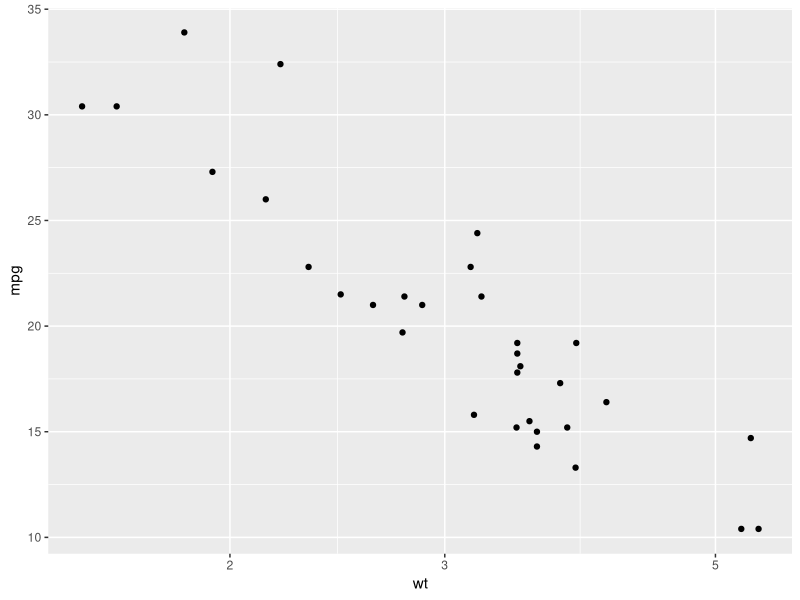
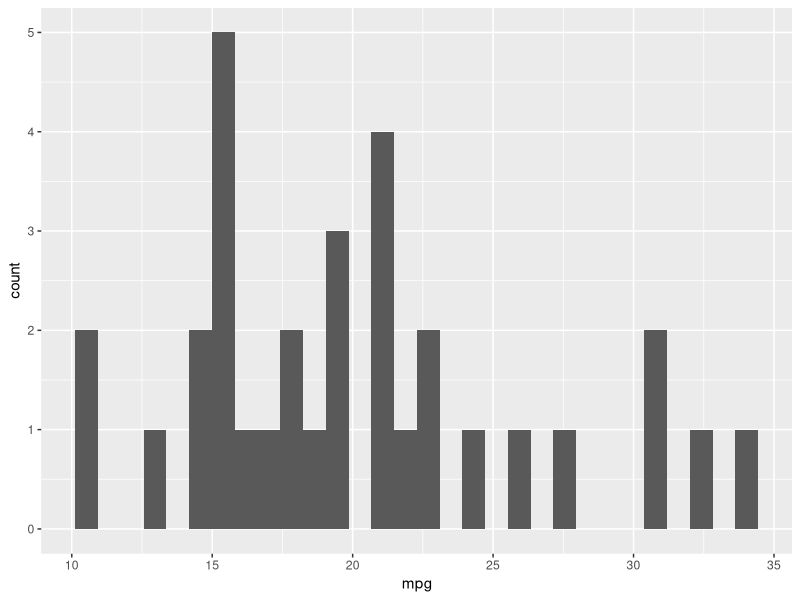
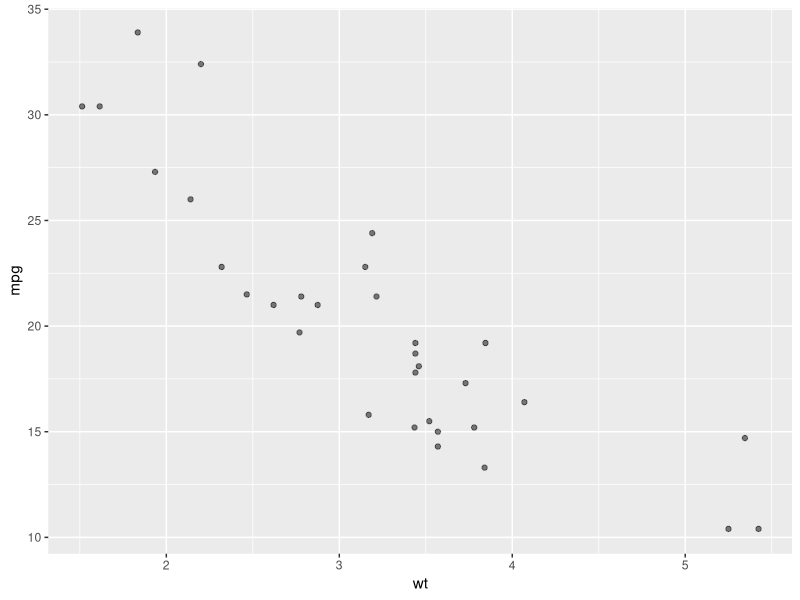

R code for these plots, in order:
## ---- chunk 1
    # import ggplot2 library
    library(ggplot2)

    # create a scatter plot with an appropriate scale
    ggplot(data = mtcars) +
      geom_point(mapping = aes(x = wt, y = mpg)) +
      scale_x_log10()

## ---- chunk 2
    # create a histogram with an appropriate geom
    ggplot(data = mtcars) +
      geom_histogram(mapping = aes(x = mpg))

## ---- chunk 3
    # create a scatter plot with transparency to avoid overplotting
    ggplot(data = mtcars) +
      geom_point(mapping = aes(x = wt, y = mpg), alpha = 0.5)


